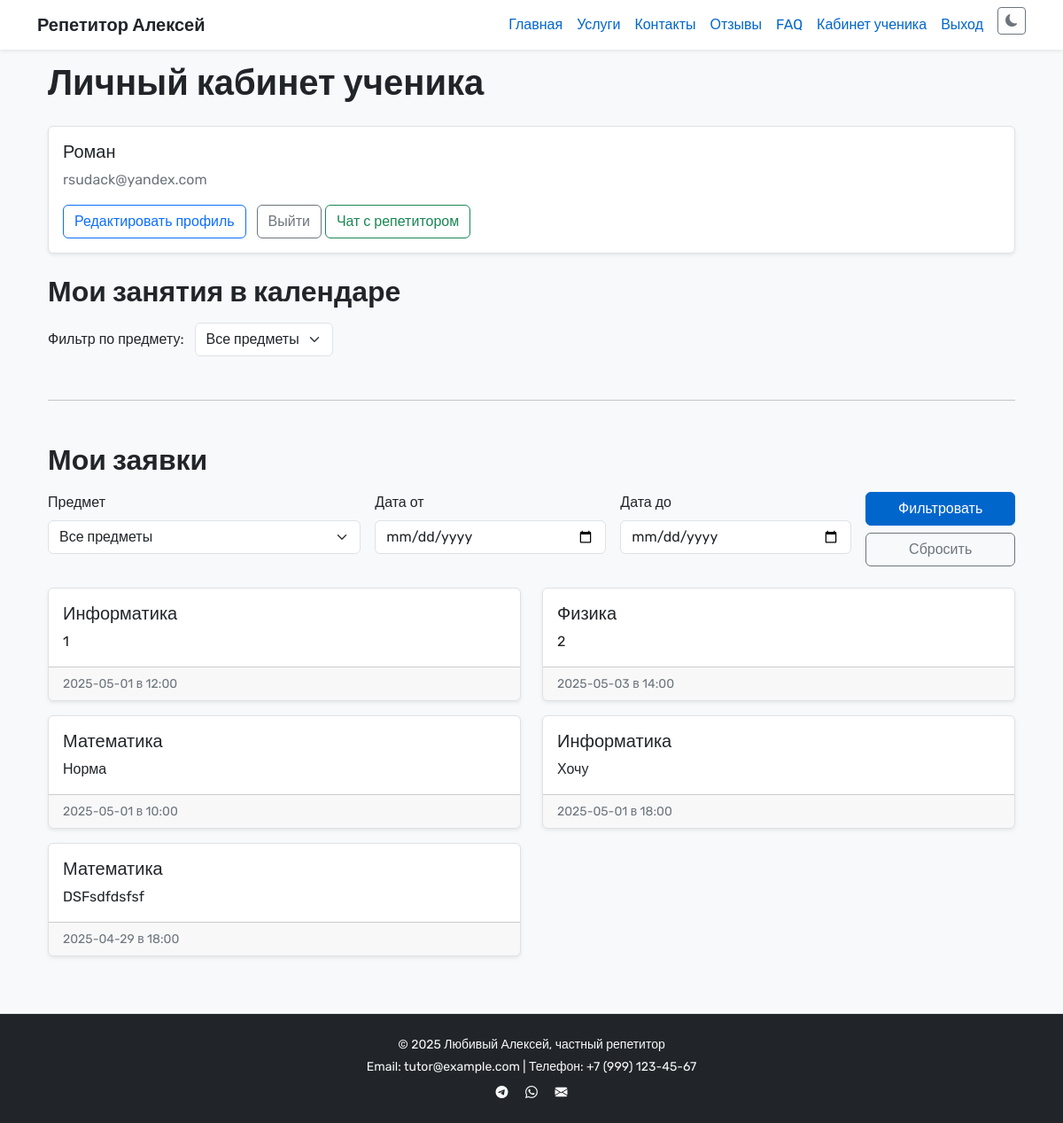
Page /student/profile (signed in) on the committed database.
### app.py (models this page shows, shortened)
class Student(db.Model):
    id = db.Column(db.Integer, primary_key=True)
    name = db.Column(db.String(100), nullable=False)
    email = db.Column(db.String(120), unique=True, nullable=False)
    password_hash = db.Column(db.String(200), nullable=False)

class Signup(db.Model):
    id = db.Column(db.Integer, primary_key=True)
    name = db.Column(db.String(100), nullable=False)
    email = db.Column(db.String(120), nullable=False)
    subject = db.Column(db.String(100), nullable=False)
    preferred_date = db.Column(db.String(20), nullable=True)
    preferred_time = db.Column(db.String(20), nullable=True)
    message = db.Column(db.Text, nullable=False)
    date_created = db.Column(db.DateTime, default=datetime.now(timezone.utc))

### app.py (the view)
@app.route("/student/profile", methods=["GET", "POST"])
def student_profile():
    if not session.get("student_logged_in"):
        return redirect("/login_student")
    success_message = session.pop("success_message", None)
    student = Student.query.get(session["student_id"])
    subject_filter = request.args.get("subject", "")
    start_date = request.args.get("start_date", "")
    end_date = request.args.get("end_date", "")
    applications_query = Signup.query.filter_by(email=student.email)
    if subject_filter:
        applications_query = applications_query.filter(Signup.subject == subject_filter)
    if start_date:
        applications_query = applications_query.filter(Signup.preferred_date >= start_date)
    if end_date:
        applications_query = applications_query.filter(Signup.preferred_date <= end_date)
    applications = applications_query.order_by(Signup.date_created.desc()).all()
    calendar_events = [
        {
            "title": app.subject,
            "start": app.preferred_date,
            "description": app.message
        }
        for app in applications
    ]
    return render_template(
        "student_profile.html",
        student=student,
        applications=applications,
        calendar_events=calendar_events,
        success_message=success_message,
        subject_filter=subject_filter,
        start_date=start_date,
        end_date=end_date
    )

### app.py (called while the page is built)
@app.context_processor
def inject_now():
    return {'now': datetime.now}

### templates/student_profile.html (shortened to what this page needs)
{% extends 'base.html' %}
{% block content %}
<div class="container">
  <h1 class="mb-4">Личный кабинет ученика</h1>
  <div class="card shadow-sm mb-4">
    <div class="card-body">
      <h5 class="card-title">{{ student.name }}</h5>
      <p class="card-text text-muted mb-1">{{ student.email }}</p>
      <div class="mt-3">
        <a href="/student/edit" class="btn btn-outline-primary me-2">Редактировать профиль</a>
        <a href="/logout_student" class="btn btn-outline-secondary">Выйти</a>
        <a href="/student/chat" class="btn btn-outline-success">Чат с репетитором</a>
      </div>
    </div>
  </div>
  <h2 class="mb-3">Мои занятия в календаре</h2>
  <div class="mb-4">
    <label for="subjectFilter" class="form-label">Фильтр по предмету:</label>
    <select id="subjectFilter" class="form-select w-auto d-inline-block ms-2">
      <option value="">Все предметы</option>
    </select>
  </div>
  <hr class="my-5">
  <h2 class="mb-3 mt-5">Мои заявки</h2>
  <form method="GET" action="" class="row g-3 mb-4">
    <div class="col-md-4">
      <label class="form-label">Предмет</label>
      <select name="subject" class="form-select">
        <option value="">Все предметы</option>
      </select>
    </div>
    <div class="col-md-3">
      <label class="form-label">Дата от</label>
      <input type="date" name="start_date" class="form-control" value="{{ start_date }}">
    </div>
    <div class="col-md-3">
      <label class="form-label">Дата до</label>
      <input type="date" name="end_date" class="form-control" value="{{ end_date }}">
    </div>
    <div class="col-md-2 d-flex flex-column align-items-end">
      <button type="submit" class="btn btn-primary w-100 mb-2">Фильтровать</button>
      <a href="/student/profile" class="btn btn-outline-secondary w-100">Сбросить</a>
    </div>
  </form>
  {% if applications %}
    <div class="row">
      {% for app in applications %}
        <div class="col-md-6 mb-3">
          <div class="card shadow-sm h-100">
            <div class="card-body">
              <h5 class="card-title">{{ app.subject }}</h5>
              <p class="card-text">{{ app.message }}</p>
            </div>
            <div class="card-footer text-muted small">
              {{ app.preferred_date }} в {{ app.preferred_time }}
            </div>
          </div>
        </div>
      {% endfor %}
    </div>
  {% else %}
    <p class="text-muted">Вы пока не оставляли заявок.</p>
  {% endif %}
</div>
{% endblock %}

### templates/base.html (style rules this page uses)
:root[data-theme='light'] { --bg: #f8f9fa; --text: #212529; --card-bg: #ffffff; --border: #dee2e6; --link: #0066cc; --footer-bg: #f1f3f5; --footer-text: #6c757d; --navbar-bg: #ffffff; }
body { font-family: 'Rubik', sans-serif; background-color: var(--bg); color: var(--text); padding-top: 70px; }
h1, h2, h3, h4 { font-weight: 600; }
.nav-link, a { color: var(--link); }
.card, .border, .table, .form-control, .form-select, .accordion-item, .list-group-item { background-color: var(--card-bg); color: var(--text); border-color: var(--border); }
.card, .list-group-item { background-color: var(--card-bg) !important; color: var(--text) !important; border-color: var(--border) !important; }
.btn-primary { background-color: #0066cc; border-color: #0066cc; }
.form-control::placeholder { color: var(--footer-text); }
.form-control, .form-select { background-color: var(--card-bg); color: var(--text); }
.text-muted { color: var(--footer-text) !important; }

### rows in the picture
Student: name "Роман", email "rsudack@yandex.com"
Signup: subject "Информатика", message "1", preferred_date "2025-05-01", preferred_time "12:00"
Signup: subject "Физика", message "2", preferred_date "2025-05-03", preferred_time "14:00"
Signup: subject "Математика", message "Норма", preferred_date "2025-05-01", preferred_time "10:00"
Signup: subject "Информатика", message "Хочу", preferred_date "2025-05-01", preferred_time "18:00"
Signup: subject "Математика", message "DSFsdfdsfsf", preferred_date "2025-04-29", preferred_time "18:00"
